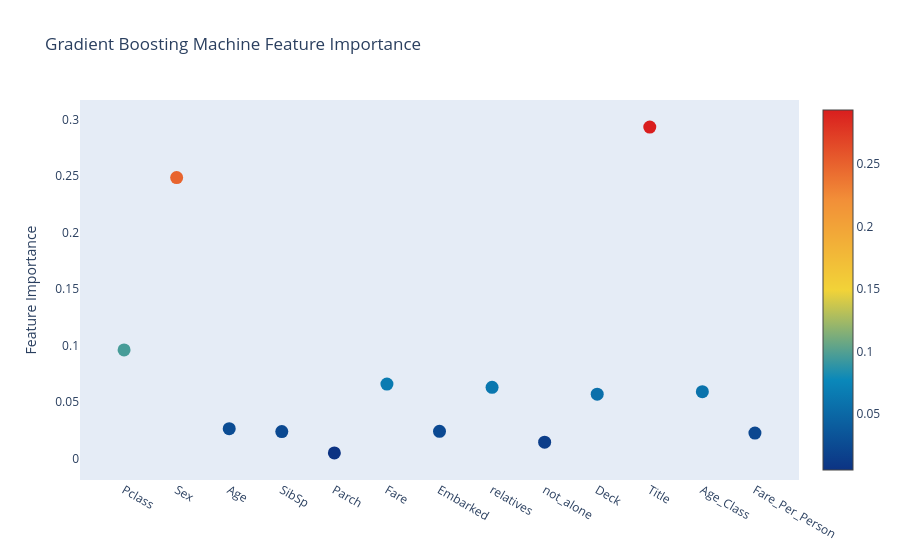
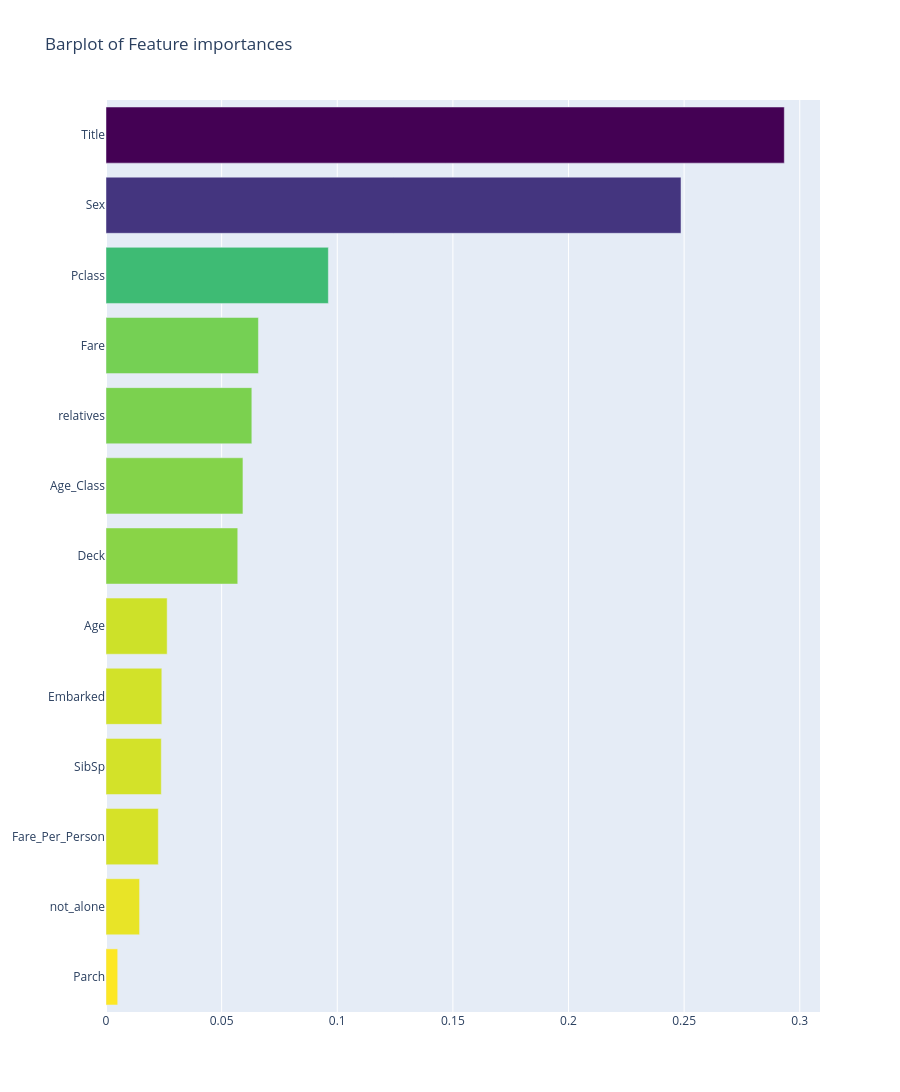

Here is the notebook cell these charts were saved with, in order:
### Markdown cell above
**Feature importance via Gradient Boosting model**

### Code cell
from sklearn.ensemble import GradientBoostingClassifier
gb = GradientBoostingClassifier(n_estimators=100, max_depth=3, min_samples_leaf=4, max_features=0.2, random_state=0)
gb.fit(X_train, y_train)
features = X_train.columns.values
print("----- Training Done -----")


# Scatter plot 
trace = go.Scatter(
    y = gb.feature_importances_,
    x = features,
    mode='markers',
    marker=dict(
        sizemode = 'diameter',
        sizeref = 1,
        size = 13,
        #size= rf.feature_importances_,
        #color = np.random.randn(500), #set color equal to a variable
        color = gb.feature_importances_,
        colorscale='Portland',
        showscale=True
    ),
    text = features
)
data = [trace]

layout= go.Layout(
    autosize= True,
    title= 'Gradient Boosting Machine Feature Importance',
    hovermode= 'closest',
     xaxis= dict(
         ticklen= 5,
         showgrid=False,
        zeroline=False,
        showline=False
     ),
    yaxis=dict(
        title= 'Feature Importance',
        showgrid=False,
        zeroline=False,
        ticklen= 5,
        gridwidth= 2
    ),
    showlegend= False
)
fig = go.Figure(data=data, layout=layout)
py.iplot(fig,filename='scatter2010')




x, y = (list(x) for x in zip(*sorted(zip(gb.feature_importances_, features), 
                                                            reverse = False)))
trace2 = go.Bar(
    x=x ,
    y=y,
    marker=dict(
        color=x,
        colorscale = 'Viridis',
        reversescale = True
    ),
    name='Gradient Boosting Classifer Feature importance',
    orientation='h',
)

layout = dict(
    title='Barplot of Feature importances',
     width = 900, height = 2000,
    yaxis=dict(
        showgrid=False,
        showline=False,
        showticklabels=True,
    ))

fig1 = go.Figure(data=[trace2])
fig1['layout'].update(layout)
py.iplot(fig1, filename='plots')

### Figure 1 — Plotly figure (JSON) as saved in the notebook; plotly's stock layout.template omitted (floating-point values rounded to 4 significant figures)
{"data": [{"marker": {"color": [0.09615, 0.2487, 0.02645, 0.02391, 0.005061, 0.06592, 0.02413, 0.06306, 0.01452, 0.05697, 0.2933, 0.05922, 0.02262], "colorscale": [[0, "rgb(12,51,131)"], [0.25, "rgb(10,136,186)"], [0.5, "rgb(242,211,56)"], [0.75, "rgb(242,143,56)"], [1, "rgb(217,30,30)"]], "showscale": true, "size": 13, "sizemode": "diameter", "sizeref": 1}, "mode": "markers", "text": ["Pclass", "Sex", "Age", "SibSp", "Parch", "Fare", "Embarked", "relatives", "not_alone", "Deck", "Title", "Age_Class", "Fare_Per_Person"], "type": "scatter", "x": ["Pclass", "Sex", "Age", "SibSp", "Parch", "Fare", "Embarked", "relatives", "not_alone", "Deck", "Title", "Age_Class", "Fare_Per_Person"], "y": [0.09615, 0.2487, 0.02645, 0.02391, 0.005061, 0.06592, 0.02413, 0.06306, 0.01452, 0.05697, 0.2933, 0.05922, 0.02262]}], "layout": {"autosize": true, "hovermode": "closest", "showlegend": false, "title": {"text": "Gradient Boosting Machine Feature Importance"}, "xaxis": {"showgrid": false, "showline": false, "ticklen": 5, "zeroline": false}, "yaxis": {"gridwidth": 2, "showgrid": false, "ticklen": 5, "title": {"text": "Feature Importance"}, "zeroline": false}}}

### Figure 2 — Plotly figure (JSON) as saved in the notebook; plotly's stock layout.template omitted (floating-point values rounded to 4 significant figures)
{"data": [{"marker": {"color": [0.005061, 0.01452, 0.02262, 0.02391, 0.02413, 0.02645, 0.05697, 0.05922, 0.06306, 0.06592, 0.09615, 0.2487, 0.2933], "colorscale": [[0, "#440154"], [0.1111, "#482878"], [0.2222, "#3e4989"], [0.3333, "#31688e"], [0.4444, "#26828e"], [0.5556, "#1f9e89"], [0.6667, "#35b779"], [0.7778, "#6ece58"], [0.8889, "#b5de2b"], [1, "#fde725"]], "reversescale": true}, "name": "Gradient Boosting Classifer Feature importance", "orientation": "h", "type": "bar", "x": [0.005061, 0.01452, 0.02262, 0.02391, 0.02413, 0.02645, 0.05697, 0.05922, 0.06306, 0.06592, 0.09615, 0.2487, 0.2933], "y": ["Parch", "not_alone", "Fare_Per_Person", "SibSp", "Embarked", "Age", "Deck", "Age_Class", "relatives", "Fare", "Pclass", "Sex", "Title"]}], "layout": {"height": 2000, "title": {"text": "Barplot of Feature importances"}, "width": 900, "yaxis": {"showgrid": false, "showline": false, "showticklabels": true}}}
